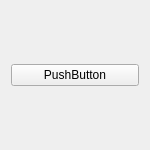
<?xml version="1.0" encoding="UTF-8"?>
<ui version="4.0">
 <class>RecentItemButton</class>
 <widget class="QWidget" name="RecentItemButton">
  <property name="geometry">
   <rect>
    <x>0</x>
    <y>0</y>
    <width>150</width>
    <height>150</height>
   </rect>
  </property>
  <property name="windowTitle">
   <string>Form</string>
  </property>
  <layout class="QVBoxLayout" name="verticalLayout_2">
   <item>
    <layout class="QVBoxLayout" name="verticalLayout">
     <item>
      <widget class="QPushButton" name="pushButton">
       <property name="text">
        <string>PushButton</string>
       </property>
      </widget>
     </item>
    </layout>
   </item>
  </layout>
 </widget>
 <resources/>
 <connections/>
</ui>
